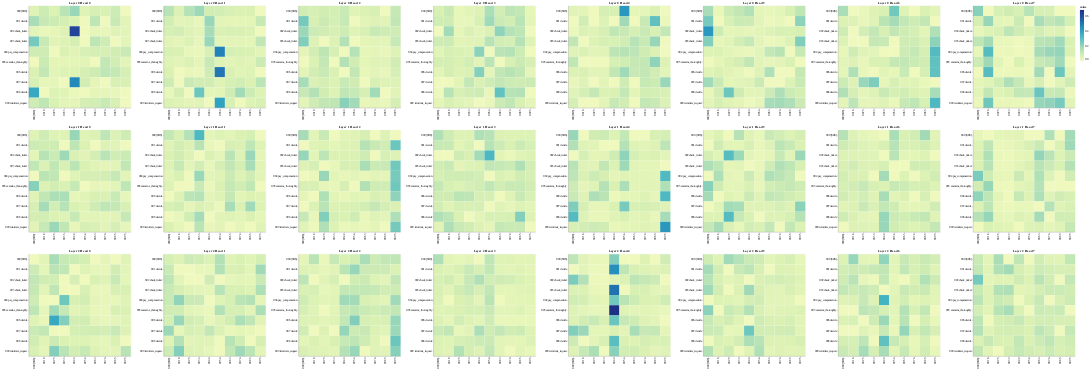

This figure's notebook cell:
### Code cell
# Display attention maps for cross-attention
get_all_attention_maps("encoder-decoder", layers, heads, encoder_input_tokens, decoder_input_tokens, 
                       min(20, sentence_len))
